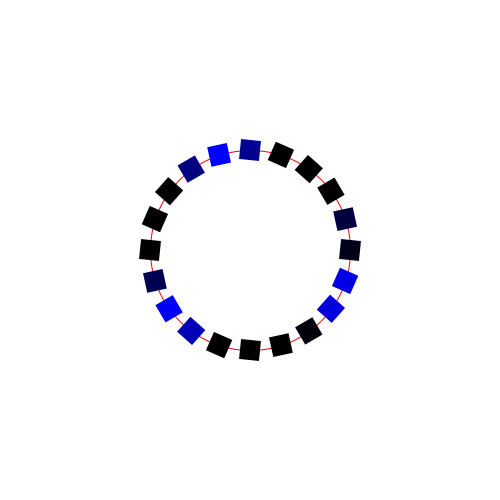
Frame 1 (no input)
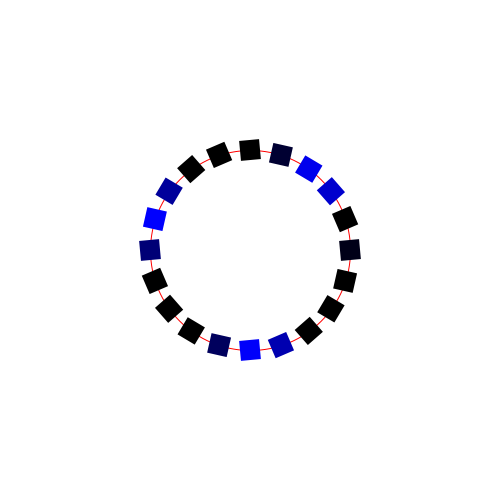
Frame 60 (the mouse pressed at the canvas centre just before this capture)
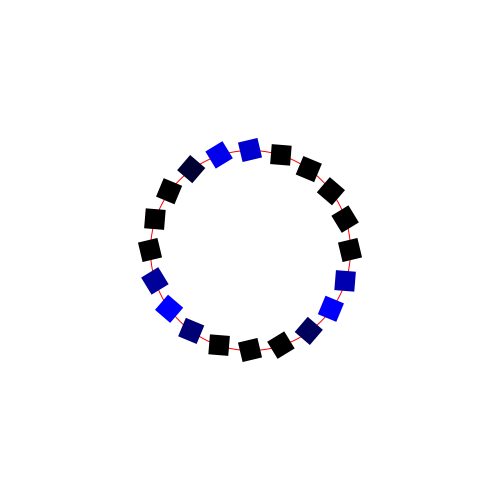
Frame 120 (the mouse held since frame 60 and released just before this capture)

The Processing sketch that drew these frames (run headless with seeded random() and noise(); from frame 60 on, the mouse is pressed at the canvas centre):

// Processing sketch: polarCoordinate08
// ── polarCoordinate08.pde
float rayon;
float vitesse;

void setup()
{
  size(500, 500);
  rayon = 100;
  vitesse = 0.1;
}

void draw()
{
  background(255);
 
   //cercle debug
  stroke(255, 0, 0);
  noFill();
  ellipse(width/2, height/2, rayon*2, rayon*2);

  for(int i=0; i<20; i++)
  {
    float angle = map(i, 0, 20, 0, TWO_PI);
    //angle += vitesse;
    float angle2 = angle +vitesse;
    float rad = rayon;
    float x = width/2 + cos(angle) * rad;
    float y = height/2 + sin(angle) * rad;
    float blue = sin(i+vitesse)*255;
    fill(0, 0, blue);
    noStroke();
    
    pushMatrix();
    translate(x, y);
    rotate(angle2);
    rectMode(CENTER);
    rect(0, 0, 20, 20);
    popMatrix();
  }
  
  vitesse += 0.05;
}
